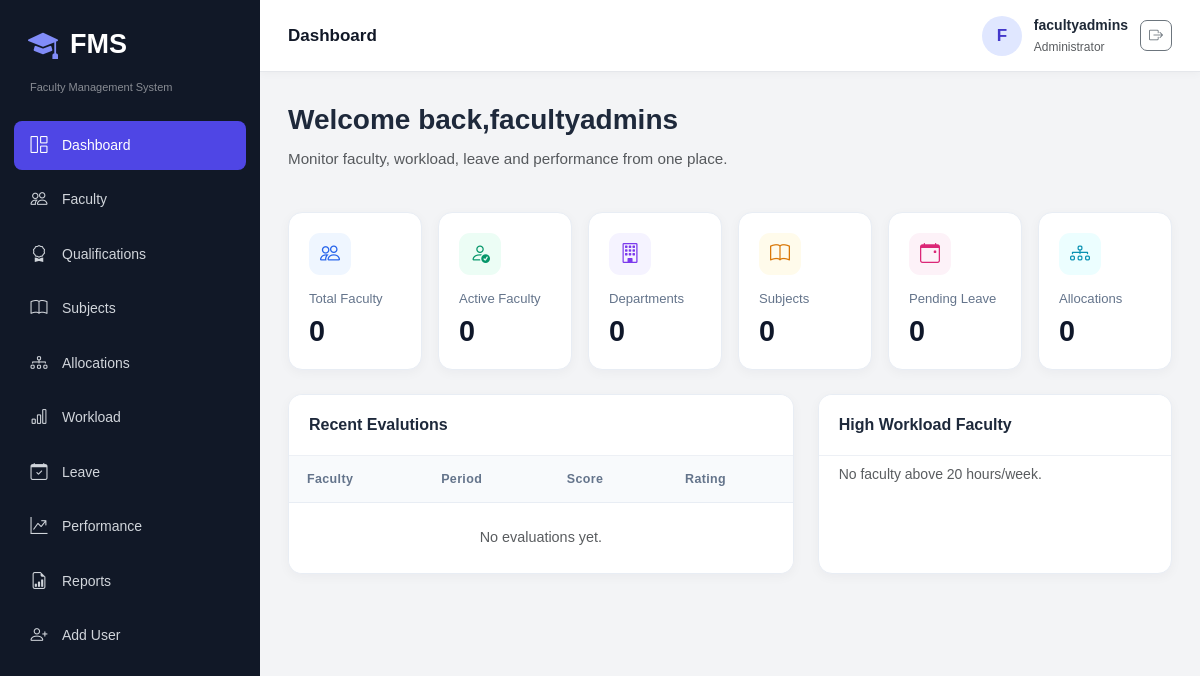
The app's page / (signed in), older data.
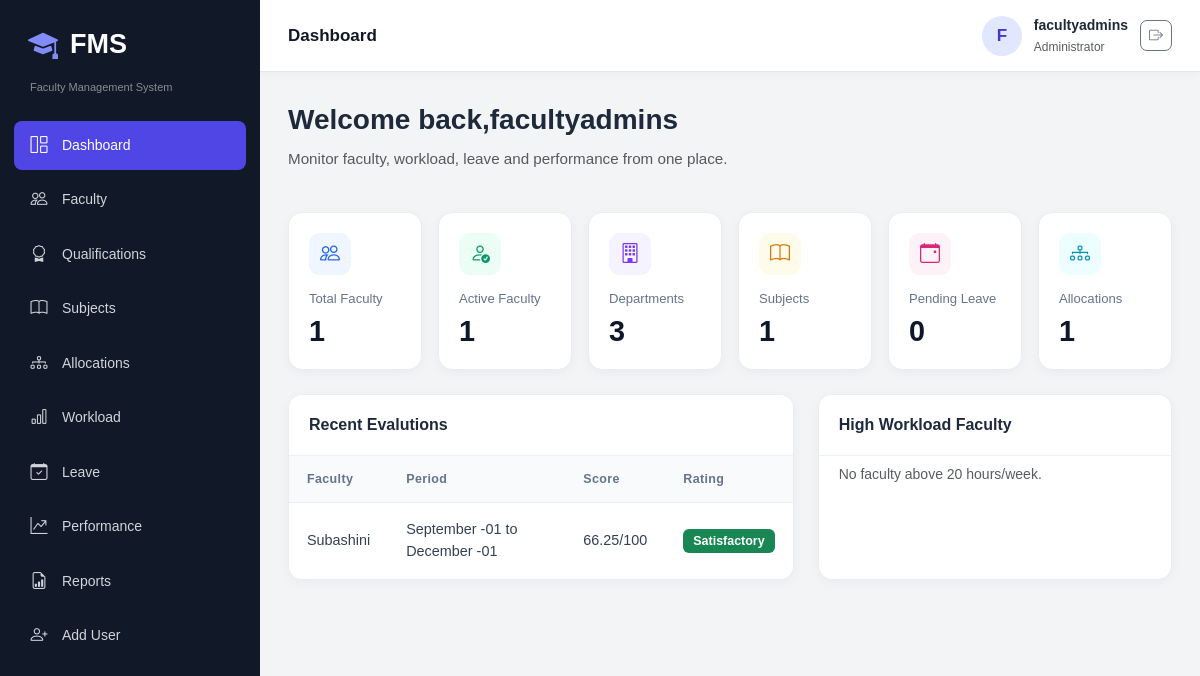
The same page, newer data.
### fms_app/models.py (models this page shows, shortened)
class PerformanceEvaluation(models.Model):
    faculty = models.ForeignKey(Faculty, on_delete=models.CASCADE, related_name='evaluations')
    evaluator = models.ForeignKey(User, on_delete=models.SET_NULL, null=True, related_name='evaluations_done')
    evaluation_period = models.CharField(max_length=50)
    evaluation_date = models.DateField()
    teaching_effectiveness = models.PositiveIntegerField(validators=[MinValueValidator(0), MaxValueValidator(10)])
    attendance_punctuality = models.PositiveIntegerField(validators=[MinValueValidator(0), MaxValueValidator(10)])
    subject_completion = models.PositiveIntegerField(validators=[MinValueValidator(0), MaxValueValidator(10)])
    student_feedback = models.PositiveIntegerField(validators=[MinValueValidator(0), MaxValueValidator(10)])
    academic_contribution = models.PositiveIntegerField(validators=[MinValueValidator(0), MaxValueValidator(10)])
    research_publications = models.PositiveIntegerField(validators=[MinValueValidator(0), MaxValueValidator(10)])
    department_activities = models.PositiveIntegerField(validators=[MinValueValidator(0), MaxValueValidator(10)])
    overall_performance = models.PositiveIntegerField(validators=[MinValueValidator(0), MaxValueValidator(10)])
    total_score = models.DecimalField(max_digits=5, decimal_places=2, default=0)
    rating = models.CharField(max_length=30, default='Needs Improvement')
    remarks = models.TextField(blank=True)
    status = models.CharField(max_length=20, default='Final')

class Faculty(models.Model):
    EMPLOYMENT_CHOICES = [('Permanent', 'Permanent'), ('Contract', 'Contract'), ('Visiting', 'Visiting')]
    STATUS_CHOICES = [('Active', 'Active'), ('Inactive', 'Inactive')]
    GENDER_CHOICES = [('Male', 'Male'), ('Female', 'Female'), ('Other', 'Other')]
    faculty_id = models.CharField(max_length=30, unique=True)
    name = models.CharField(max_length=120)
    profile_photo = models.ImageField(upload_to='faculty/', blank=True, null=True)
    gender = models.CharField(max_length=20, choices=GENDER_CHOICES)
    dob = models.DateField(blank=True, null=True)
    email = models.EmailField(unique=True)
    phone = models.CharField(max_length=15)
    address = models.TextField(blank=True)
    department = models.ForeignKey(Department, on_delete=models.PROTECT)
    designation = models.CharField(max_length=80)
    joining_date = models.DateField()
    employment_type = models.CharField(max_length=20, choices=EMPLOYMENT_CHOICES)
    experience = models.DecimalField(max_digits=4, decimal_places=1, default=0)
    status = models.CharField(max_length=20, choices=STATUS_CHOICES, default='Active')
    user = models.OneToOneField(User, on_delete=models.SET_NULL, null=True, blank=True)
    created_at = models.DateTimeField(auto_now_add=True)
    updated_at = models.DateTimeField(auto_now=True)

### fms_app/views.py (the view)
@login_required
def dashboard(request):
    role = get_role(request.user)
    faculties = Faculty.objects.all()
    if role == 'HOD':
        profile = getattr(request.user, 'userprofile', None)
        if profile and profile.department:
            faculties = faculties.filter(department=profile.department)
    if role == 'FACULTY':
        faculties = faculties.filter(user=request.user)
    context = {
        'role': role,
        'own_faculty': Faculty.objects.filter(user=request.user).first(),
        'total_faculty': faculties.count(),
        'active_faculty': faculties.filter(status='Active').count(),
        'departments': Department.objects.filter(status=True).count(),
        'subjects': Subject.objects.filter(status='Active').count(),
        'pending_leaves': LeaveRequest.objects.filter(status='Pending').count() if role != 'FACULTY' else LeaveRequest.objects.filter(faculty__user=request.user, status='Pending').count(),
        'allocations': SubjectAllocation.objects.filter(status='Active').count(),
        'high_workload': [f for f in faculties if f.allocations.filter(status='Active').aggregate(total=Sum('hours_per_week'))['total'] and f.allocations.filter(status='Active').aggregate(total=Sum('hours_per_week'))['total'] > 20][:5],
        'recent_evaluations': PerformanceEvaluation.objects.select_related('faculty').order_by('-evaluation_date')[:5],
    }
    return render(request, 'dashboard/dashboard.html', context)

### fms_app/templates/dashboard/dashboard.html (shortened to what the changed rows need)
{% extends 'base.html' %}
{% load static %}
{% block extra_css %}
    <link rel="stylesheet" href="{% static 'css/dashboard/dashboard.css' %}">
{% endblock %}
{% block content %}
<div class="dashboard-stats row g-3 mb-4">
    <div class="col-6 col-xl-2">
        <div class="stat-box">
            <div class="stat-icon">
                <i class="bi bi-people"></i>
            </div>
            <small>Total Faculty</small>
            <h3>{{ total_faculty }}</h3>
        </div>
    </div>
    <div class="col-6 col-xl-2">
        <div class="stat-box">
            <div class="stat-icon">
                <i class="bi bi-person-check"></i>
            </div>
            <small>Active Faculty</small>
            <h3>{{ active_faculty }}</h3>
        </div>
    </div>
    <div class="col-6 col-xl-2">
        <div class="stat-box">
            <div class="stat-icon">
                <i class="bi bi-building"></i>
            </div>
            <small>Departments</small>
            <h3>{{ departments }}</h3>
        </div>
    </div>
    <div class="col-6 col-xl-2">
        <div class="stat-box">
            <div class="stat-icon">
                <i class="bi bi-book"></i>
            </div>
            <small>Subjects</small>
            <h3>{{ subjects }}</h3>
        </div>
    </div>
    <div class="col-6 col-xl-2">
        <div class="stat-bax">
            <div class="stat-icon">
                <i class="bi bi-diagram-3"></i>
            </div>
            <small>Allocations</small>
            <h3>{{ allocations }}</h3>
        </div>
    </div>
</div>
<div class="dashboard-content row g-4">
    <div class="col-lg-7">
        <div class="evaluation-card card h-100" >
            <div class="table-responsive">
                <table class="evaluation-table table align-middle mb-0">
                    <thead>
                        <tr>
                            <th>Faculty</th>
                            <th>Period</th>
                            <th>Score</th>
                            <th>Rating</th>
                        </tr>
                    </thead>
                    <tbody>
                        {% for item in recent_evaluations %}
                        <tr>
                            <td>
                                {{ item.faculty.name }}
                            </td>
                            <td>
                                {{ item.evaluation_period }}
                            </td>
                            <td>
                                {{ item.total_score }}/100
                            </td>
                            <td>
                                <span class="rating-badge badge text-bg-success">
                                    {{ item.rating }}
                                </span>
                            </td>
                        </tr>
                        {% empty %}
                        <tr>
                            <td
                                colspan="4"
                                class="text-center text-muted py-4"
                            >
                                No evaluations yet.
                            </td>
                        </tr>
                        {% endfor %}
                    </tbody>
                </table>
            </div>
        </div>
    </div>
</div>
{% endblock %}

Row changes from the older to the newer data that the page shows:
added PerformanceEvaluation: faculty.name "Subashini", evaluation_period "September -01 to December -01", total_score "66.25", rating "Satisfactory"
Text that changed along with them:
{{ total_faculty }}: "0" → "1"
{{ active_faculty }}: "0" → "1"
{{ departments }}: "0" → "3"
{{ subjects }}: "0" → "1"
{{ allocations }}: "0" → "1"
text no longer shown: "No evaluations yet."
